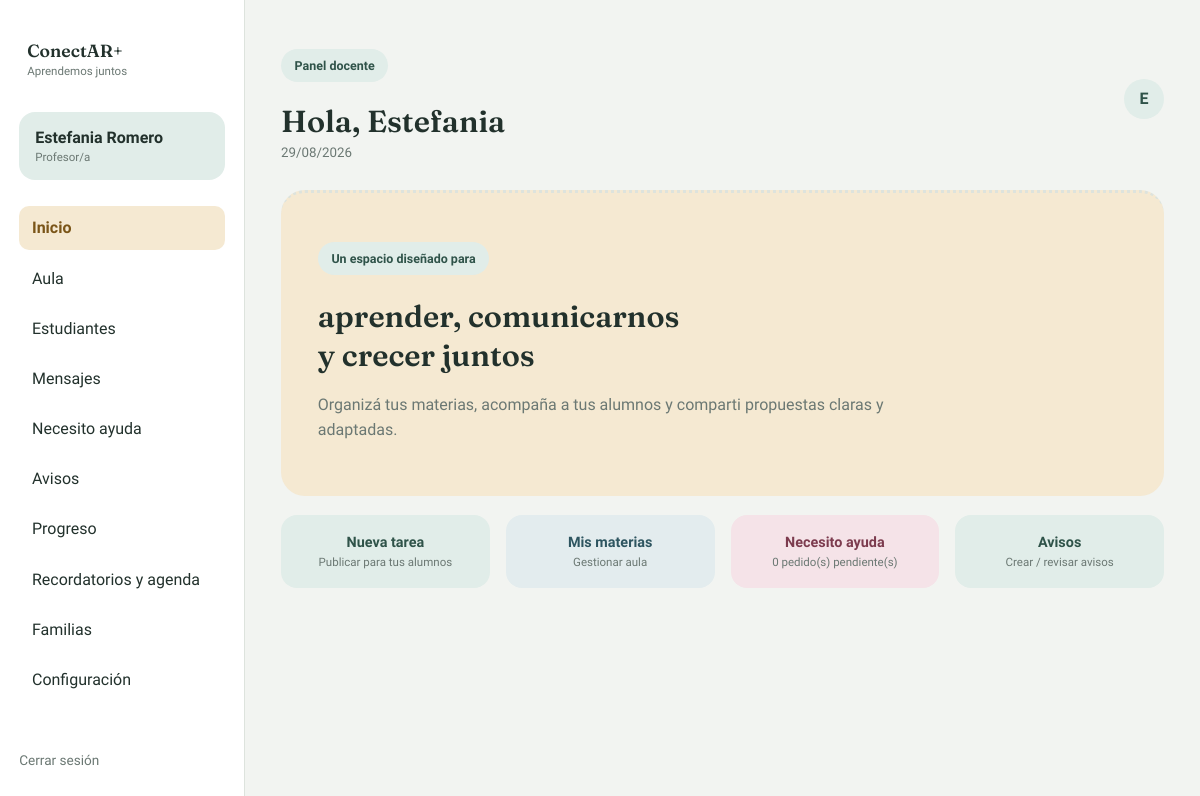
/dashboard (signed in), run on the app's committed database.
### tables this page shows
CREATE TABLE accounts (
    id INTEGER PRIMARY KEY AUTOINCREMENT,
    role TEXT NOT NULL CHECK(role IN ('student','teacher')),
    full_name TEXT NOT NULL,
    email TEXT NOT NULL UNIQUE,
    password_hash TEXT NOT NULL,
    subjects TEXT NOT NULL DEFAULT '',
    created_at TEXT NOT NULL DEFAULT CURRENT_TIMESTAMP
, last_login TEXT);

### routes/dashboard_routes.py (the view)
@dashboard_bp.route("/dashboard")
@login_required
def dashboard():
    user = current_user()
    if user["role"] == "teacher":
        return _teacher_dashboard(user)
    return _student_dashboard(user)

### extensions.py (called while the page is built)
def get_db() -> sqlite3.Connection:
    if "db" not in g:
        db_path = Path(os.environ.get("CONECTO_DB", config.DEFAULT_DB_PATH))
        db_path.parent.mkdir(parents=True, exist_ok=True)
        g.db = sqlite3.connect(db_path)
        g.db.row_factory = sqlite3.Row
        g.db.executescript(config.SCHEMA)
        _ensure_columns(g.db)
    return g.db

def _close_db(_error: BaseException | None = None) -> None:
    db = g.pop("db", None)
    if db is not None:
        db.close()

def query(sql: str, params: tuple = ()) -> list[sqlite3.Row]:
    return get_db().execute(sql, params).fetchall()

def execute(sql: str, params: tuple = ()) -> int:
    db = get_db()
    cursor = db.execute(sql, params)
    db.commit()
    return int(cursor.lastrowid)

### security.py (called while the page is built)
def current_user():
    user_id = session.get("user_id")
    if not user_id:
        return None
    rows = query("SELECT * FROM accounts WHERE id = ?", (user_id,))
    return rows[0] if rows else None

def login_required(view):
    @wraps(view)
    def wrapped(*args, **kwargs):
        if current_user() is None:
            flash("Iniciá sesión para continuar.", "warning")
            return redirect(url_for("auth.home"))
        return view(*args, **kwargs)
    return wrapped

def register_context_processor(app):
    @app.context_processor
    def inject_globals():
        return {"current_user": current_user(), "today_label": datetime.now().strftime("%d/%m/%Y")}

### utils.py (called while the page is built)
def unread_message_count(user_id: int) -> int:
    row = query("SELECT COUNT(*) AS c FROM messages WHERE receiver_id = ? AND is_read = 0", (user_id,))
    return row[0]["c"]

def message_thread(user_id: int, other_id: int, limit: int = 50) -> list[sqlite3.Row]:
    rows = query(
        """SELECT * FROM messages
           WHERE (sender_id = ? AND receiver_id = ?) OR (sender_id = ? AND receiver_id = ?)
           ORDER BY created_at DESC LIMIT ?""",
        (user_id, other_id, other_id, user_id, limit),
    )
    execute("UPDATE messages SET is_read = 1 WHERE receiver_id = ? AND sender_id = ?", (user_id, other_id))
    return list(reversed(rows))

def unread_from(sender_id: int, receiver_id: int) -> int:
    row = query(
        "SELECT COUNT(*) AS c FROM messages WHERE sender_id = ? AND receiver_id = ? AND is_read = 0",
        (sender_id, receiver_id),
    )
    return row[0]["c"]

### templates/dashboard.html (shortened to what this page needs)
{% extends "base.html" %}
{% block content %}
<div class="app-shell {{ mode }}">
<aside class="sidebar">
<div class="brand compact"><span>ConectAR+</span><small>Aprendemos juntos</small></div>
<div class="profile-mini"><strong>{{ user['full_name'] }}</strong><small>{{ 'Profesor/a' if mode == 'teacher' else 'Alumno/a' }}</small></div>
<nav>
<a href="#home" data-view="home" class="active" onclick="return showView('home', event)"><span>Inicio</span></a>
{% if mode == 'teacher' %}
<a href="#aula" data-view="aula" onclick="return showView('aula', event)"><span>Aula</span></a>
<a href="#students" data-view="students" onclick="return showView('students', event)"><span>Estudiantes</span></a>
<a href="#mensajes" data-view="mensajes" onclick="return showView('mensajes', event)"><span>Mensajes</span> {% if unread_total %}<b class="nav-badge">{{ unread_total }}</b>{% endif %}</a>
<a href="#ayuda-profe" data-view="ayuda-profe" onclick="return showView('ayuda-profe', event)"><span>Necesito ayuda</span> {% if pending_help_count %}<b class="nav-badge">{{ pending_help_count }}</b>{% endif %}</a>
<a href="#avisos" data-view="avisos" onclick="return showView('avisos', event)"><span>Avisos</span> {% if student_notices %}<b class="nav-badge">{{ student_notices | length }}</b> {% endif %}</a>
<a href="#progreso-profe" data-view="progreso-profe" onclick="return showView('progreso-profe', event)"><span>Progreso</span></a>
<a href="#agenda" data-view="agenda" onclick="return showView('agenda', event)"><span>Recordatorios y agenda</span></a>
<a href="#familias" data-view="familias" onclick="return showView('familias', event)"><span>Familias</span></a>
<a href="#settings" data-view="settings" onclick="return showView('settings', event)"><span>Configuración</span></a>
{% endif %}
</nav>
<a class="logout" href="{{ url_for('auth.logout') }}">Cerrar sesión</a>
</aside>
<main class="dashboard-main">
<header class="topbar">
<div><p class="eyebrow">{{ 'Panel docente' if mode == 'teacher' else 'Panel alumno' }}</p>
<h1>Hola, {{ user['full_name'].split()[0] }} </h1>
<small>{{ today_label }}</small>
</div>
<div class="top-actions">
<span class="avatar">{{ user['full_name'][0] }}</span>
</div>
</header>
{% if mode == 'teacher' %}
<div class="view active" id="view-home">
<section class="hero teacher-hero">
<div><p class="eyebrow">Un espacio diseñado para</p><h2>aprender, comunicarnos<br>y crecer juntos </h2><p>Organizá tus materias, acompaña a tus alumnos y comparti propuestas claras y adaptadas.</p></div>
</section>
<div class="quick-grid">
<button type="button" class="quick violet" onclick="document.getElementById('new-task-modal').showModal()"><strong>Nueva tarea</strong><small>Publicar para tus alumnos</small></button>
<button type="button" class="quick blue" onclick="showView('aula')"><strong>Mis materias</strong><small>Gestionar aula</small></button>
<button type="button" class="quick pink" onclick="showView('ayuda-profe')"><strong>Necesito ayuda</strong><small>{{ pending_help_count }} pedido(s) pendiente(s)</small></button>
<button type="button" class="quick mint" onclick="showView('avisos')"><strong>Avisos</strong><small>Crear / revisar avisos</small></button>
</div>
</div>
{% endif %}
</main>
</div>
{% endblock %}

### templates/base.html (shortened to what this page needs)
<!doctype html>
<html lang="es">
<head>
  <link rel="stylesheet" href="{{ url_for('static', filename='style.css') }}">
</head>
<body>
  {% block content %}{% endblock %}
</body>
</html>

### static/style.css (style rules this page uses)
:root { --color-bg: #F2F4F1; --color-card: #FFFFFF; --color-ink: #22312C; --color-muted: #6B7873; --color-border: #DDE3DD; --color-primary: #C98A2B; --color-primary-soft: #F5E9D2; --color-primary-ink: #7A5518; --color-secondary: #4C8577; --color-secondary-soft: #E1EDE9; --color-secondary-ink: #2F5349; --color-accent: #B25B72; --color-accent-soft: #F5E3E8; --color-accent-ink: #7C3B4E; --color-info: #4A7583; --color-info-soft: #E3ECEE; --color-info-ink: #2E5560; --font-display: "Fraunces", Georgia, serif; --font-body: "Atkinson Hyperlegible", system-ui, -apple-system, sans-serif; --radius-sm: 10px; --radius-md: 16px; --radius-lg: 24px; --shadow-soft: 0 8px 25px rgba(34,49,44,0.06); }
* { box-sizing:border-box }
:root { font-family:var(--font-body);color:var(--color-ink);background:var(--color-bg) }
body { margin:0;background:var(--color-bg);min-height:100vh }
a { text-decoration:none;color:inherit }
button,input,textarea,select { font:inherit }
button { cursor:pointer;border:0 }
h1,h2,h3 { font-family:var(--font-display);font-weight:600 }
.brand { font-family:var(--font-display);font-size:1.4rem;font-weight:600 }
.brand small,.profile-mini small { display:block;font-size:.72rem;color:var(--color-muted);font-weight:500;margin-top:.2rem;font-family:var(--font-body) }
.safe-pill,.eyebrow { display:inline-flex;background:var(--color-secondary-soft);color:var(--color-secondary-ink);border-radius:999px;padding:.55rem .85rem;font-size:.78rem;font-weight:700 }
.app-shell { display:grid;grid-template-columns:245px 1fr;min-height:100vh }
.sidebar { position:sticky;top:0;height:100vh;background:var(--color-card);border-right:1px solid var(--color-border);padding:2rem 1.2rem;display:flex;flex-direction:column;gap:1.6rem }
.brand.compact { font-size:1.1rem;padding:.5rem }
.profile-mini { background:var(--color-secondary-soft);padding:1rem;border-radius:var(--radius-md) }
.sidebar nav { display:grid;gap:.35rem }
.sidebar nav a { display:flex;gap:.75rem;align-items:center;padding:.8rem;border-radius:10px;color:var(--color-ink);position:relative }
.sidebar nav a:hover,.sidebar nav a.active { background:var(--color-primary-soft);color:var(--color-primary-ink);font-weight:700 }
.logout { margin-top:auto;color:var(--color-muted);font-size:.85rem }
.dashboard-main { padding:2.3rem 3vw;min-width:0 }
.topbar { display:flex;justify-content:space-between;align-items:center;margin-bottom:1.8rem }
.topbar h1 { margin:.5rem 0 .1rem;font-size:1.9rem }
.topbar small { color:var(--color-muted) }
.top-actions { display:flex;align-items:center;gap:1rem }
.avatar { width:40px;height:40px;border-radius:50%;display:grid;place-items:center;background:var(--color-secondary-soft);color:var(--color-secondary-ink);font-weight:700 }
.hero { border-radius:var(--radius-lg);padding:2.3rem;display:flex;align-items:center;justify-content:space-between;overflow:hidden;position:relative;border-top:3px dotted var(--color-border) }
.teacher-hero { background:var(--color-primary-soft) }
.hero h2 { font-family:var(--font-display);font-size:1.9rem;line-height:1.3;margin:.6rem 0;font-weight:600 }
.hero p:not(.eyebrow) { color:var(--color-muted);line-height:1.6;max-width:620px }
.quick-grid { display:grid;grid-template-columns:repeat(4,1fr);gap:1rem;margin:1.2rem 0 }
.quick { padding:1.2rem;border-radius:var(--radius-md);display:grid;gap:.25rem;font-size:1.4rem }
.quick strong { font-size:.9rem;font-family:var(--font-body) }
.quick small { font-size:.72rem;color:var(--color-muted) }
.violet { background:var(--color-secondary-soft);color:var(--color-secondary-ink) }
.blue { background:var(--color-info-soft);color:var(--color-info-ink) }
.mint { background:var(--color-secondary-soft);color:var(--color-secondary-ink) }
.pink { background:var(--color-accent-soft);color:var(--color-accent-ink) }
.dashboard-main > .view { display:none }
.dashboard-main > .view.active { display:block;animation:fadeInView .15s ease }
.dashboard-main > .view > .panel, .dashboard-main > .view { max-width:900px }
.sidebar nav a { position:relative }
.sidebar nav a.active { background:var(--color-primary-soft);color:var(--color-primary-ink);font-weight:700 }
.sidebar, aside { max-height: 100vh; overflow-y: auto; scrollbar-width: thin; scrollbar-color: #cbd5e1 transparent; }

### data on the page
accounts: full_name "Estefania Romero", full_name "Estefania", full_name "E"

### other printed values
{{ 'Profesor/a' if mode == 'teacher' else 'Alumno/a' }} "Profesor/a"
{{ 'Panel docente' if mode == 'teacher' else 'Panel alumno' }} "Panel docente"
{{ pending_help_count }} "0"
